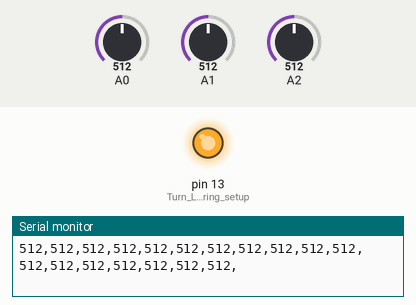
This sketch was run on a simulated Arduino Uno, built with avr-gcc and run on an emulated ATmega328P. On the bench: output pins drawn as LEDs (lit = HIGH), the last lines printed to the serial monitor. Inputs (shaded band) come from the test bench; at power-on: A1 = 512, A0 = 512, A2 = 512.

Above: at 3.2 s.
3.3 s: A1 set to 11
4.8 s: A1 set to 8
At 31.4 s:
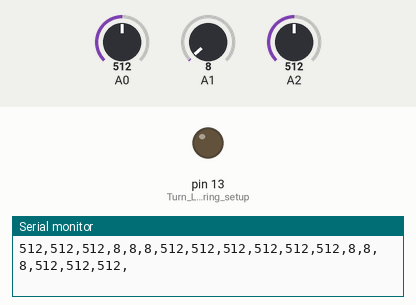
Timing chart, 0 to 32.4 s (numbered marks = the images above; inputs shaded):
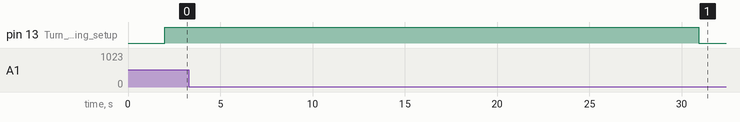

The sketch:

matrix_readout.ino
```cpp
/* FSR matrix testing sketch.
Chloe Dickson, Festo Bionics - Jan. 2020

Program to read out up to 4 3x3 matrices on an Arduino Uno. Can also be wired
into for different matrix shapes (up to one 6x12 matrix). In the standard setup,
all columns are independant and all rows are connected together in hardware.
Pulls up each columns successively M1-(1, 2, 3), M2-(1,2,3), etc. then reads
the value on each row (A, B, C) for the activated column. Stores the values
then prints them out in Serial and can be displayed in the Serial Plotter.

Settings:
delay1: [0, 255] delay before measuring after pulling a line up (between rows)
delay2: [0, 255] delay after measuring (between each columns of the same row)
delay3: [0, 255] delay after pulling column low (between rows)

Limited mode:
Reads only a finite number of sensor values then stops the program. Useful
for exporting and analysing small data subsets. A LED indicates when measuring.
Copy-paste the serial output into a .csv (or .txt) file, save then press reset.
LTD_MODE = {0, 1} when 1, the program is in limited mode
MAX_READS = [1, 65536] how many values are read before the program stops

Hardware setup:
Column lines are connected to Arduino Digital outputs [2, 13].
Rows are connected to Analog Inputs [0, 5].
All "aligned" rows are connected together on the breadboard, so that rows
(A, B, C) on every individual matrix are seen as one single row and only
need for example 3 inputs for three 3x3 matrices. Rows are connected to the
ground through 2.2kOhm resistors (voltage divider).
A LED is connected to Digital Output pin 13 (optional).
*/

static const uint8_t X_DIM = 3; // number of columns per matrix
static const uint8_t Y_DIM = 3; // number of rows per matrix
static const uint8_t MATRIX_COUNT = 2; // number of matrices
static const uint8_t X_DIM_TOT = X_DIM*MATRIX_COUNT; // total number of columns
static const uint8_t DATA_LENGTH = X_DIM*Y_DIM; // data length of a single matrix

// un-/comment or modify column/row lines to reflect the hardware setup
//uint8_t col_pins[X_DIM_TOT] = {2,3,4}; // DOx Vertical lines (1, 2, 3)
uint8_t col_pins[X_DIM_TOT] = {2,3,4,5,6,7}; // 2 matrices
//uint8_t col_pins[X_DIM_TOT] = {2,3,4,5,6,7,8,9,10}; // 3 matrices
uint8_t row_pins[Y_DIM] = {0,1,2}; // AIx Horizontal lines (A, B, C)

// Settings
uint8_t delay1 = 1;
uint8_t delay2 = 1;
uint8_t delay3 = 0;

// Loop settings
static const bool LTD_MODE = 1;
static const uint16_t MAX_READS = 1000;
bool reading = 1;
uint16_t count = 0;

uint16_t meas[MATRIX_COUNT][DATA_LENGTH] = {0};
uint16_t max_vals[MATRIX_COUNT][DATA_LENGTH] = {0};
uint8_t i = 0;
uint8_t row = 0, col = 0, m = 0;

void setup()
{
  pinMode(13, OUTPUT); // Turn LED on during setup
  digitalWrite(13, HIGH);

  //Set-up digital outputs for matrix serial reading
  for (col=0; col<X_DIM_TOT; col++){
    pinMode(col_pins[col], OUTPUT);
  }

  Serial.begin(115200);
  digitalWrite(13, LOW);
  delay(2000);

  // Print Serial Plotter labels for 3x3 matrices, un-/comment or modify
  // label lines to reflect the hardware setup
  Serial.print("A1,A2,A3,B1,B2,B3,C1,C2,C3,");
//  Serial.print("2-A1, 2-A2, 2-A3, 2-B1, 2-B2, 2-B3, 2-C1, 2-C2, 2-C3, ");
//  Serial.print("3-A1, 3-A2, 3-A3, 3-B1, 3-B2, 3-B3, 3-C1, 3-C2, 3-C3, ");
  Serial.println("");

  digitalWrite(13, HIGH);
}


void loop()
{
  while (reading){
    for (col=0; col<X_DIM_TOT; col++){
      //Pull line high with given analog value and delay
      pinMode(col_pins[col], OUTPUT);
      digitalWrite(col_pins[col], HIGH);
      delay(delay1);
      m = uint8_t(col/X_DIM);

      // read all rows of activated column
      for (row=0; row<Y_DIM; row++){
        i = row*Y_DIM+(col%X_DIM);
        meas[m][i] = analogRead(row_pins[row]);
        delay(delay2);
      }

      digitalWrite(col_pins[col], LOW);
      delay(delay3);
      pinMode(col_pins[col], INPUT);
    }

    // Print out values
    for (m=0; m<MATRIX_COUNT; m++){
      for (row=0; row<Y_DIM; row++){
        for (col=0; col<X_DIM; col++){
          i = row*Y_DIM+col;
          Serial.print(meas[m][i]);
          Serial.print(",");
        }
      }
    }

    Serial.println("");
    count++;

    if (count == MAX_READS && LTD_MODE){
      reading = 0;
      digitalWrite(13, LOW);
    }
  }
}
```

Measured:
- the behaviour switches between 10 and 9 on A1 (found by bisection; images 0 and 1)
- after the input at 4.8 s, pin 13 (Turn_LED_on_during_setup): HIGH → LOW after 26.1 s instead of 26.4 s
